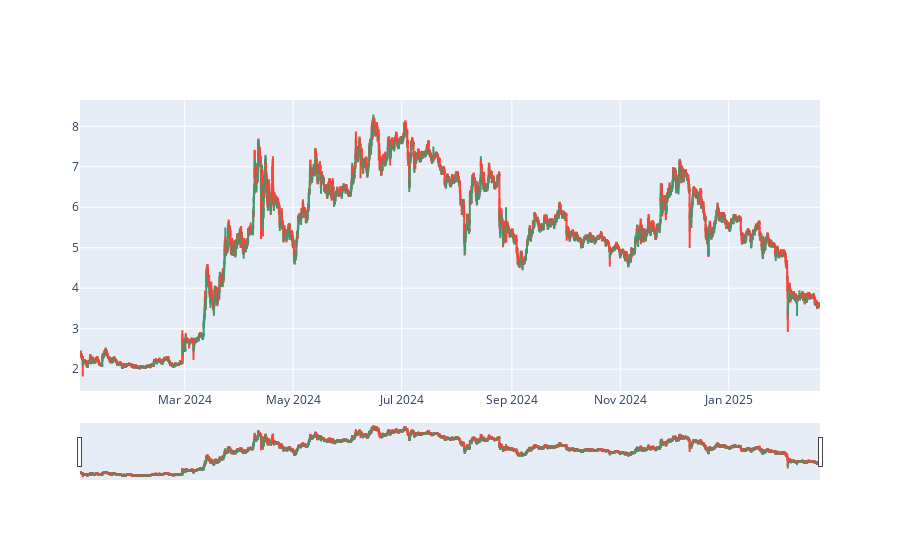

Notebook code for this chart:
### Code cell
fig = go.Figure(data=[go.Candlestick(x=data.index,
                open=data['open'],
                high=data['high'],
                low=data['low'],
                close=data['close'])])

fig.show()

### Figure 1 — Plotly figure (JSON) as saved in the notebook; plotly's stock layout.template omitted (floating-point values rounded to 4 significant figures; data arrays with more than 128 entries replaced by an {"elided": "..."} marker saying what was removed)
{"data": [{"close": {"elided": "9990 float values"}, "high": {"elided": "9990 float values"}, "low": {"elided": "9990 float values"}, "open": {"elided": "9990 float values"}, "type": "candlestick", "x": {"elided": "9990 str values"}}], "layout": {}}
